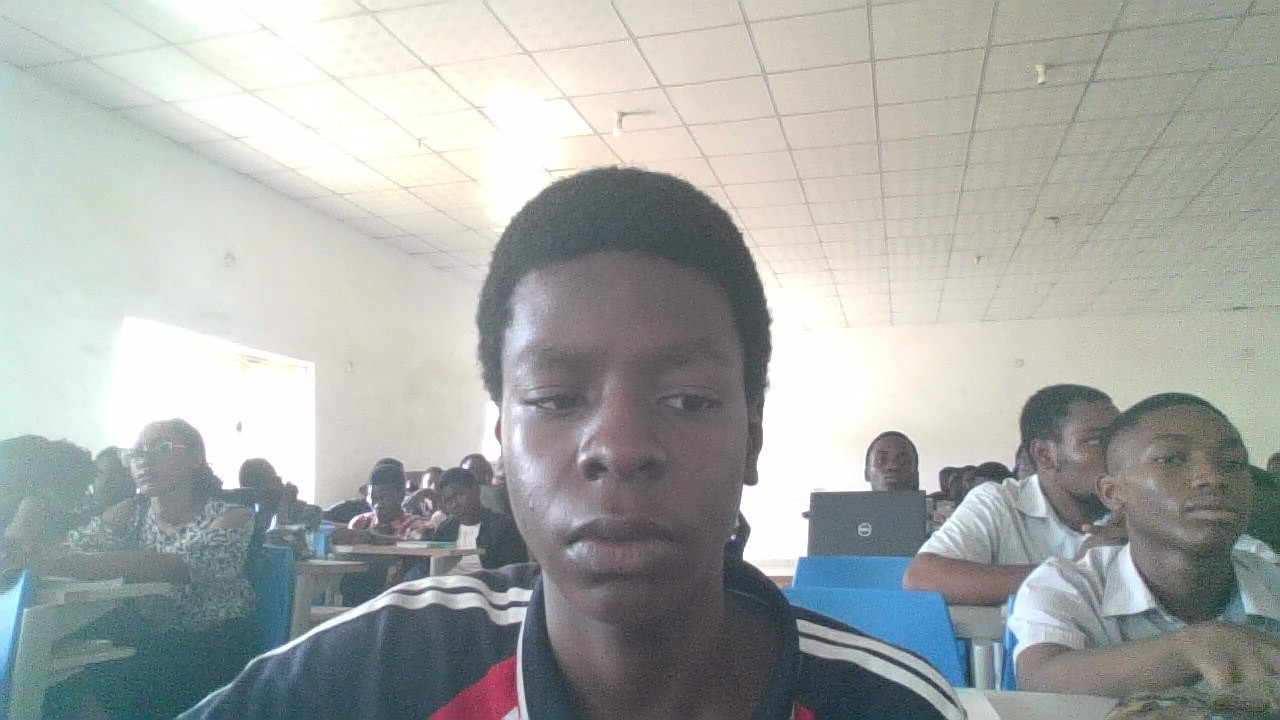
#> input picture john/ben.jpg, 1280 x 720 px
$ python main.py
#> lines starting #> are read from the running program, lines starting #| are printed output that depends on the picture; after the words box and inside, x2 and y2 are one past the last pixel; in counts of white or black regions, pixels touching at a corner belong together
import cv2

face_haar_cascade = cv2.CascadeClassifier(cv2.data.haarcascades + 'haarcascade_frontalface_default.xml')
image = cv2.imread('ben.jpg')
#> image is the input picture: shape (720, 1280, 3); mean B, G, R 167.8, 170.4, 166.8
gray = cv2.cvtColor(image, cv2.COLOR_BGR2GRAY)
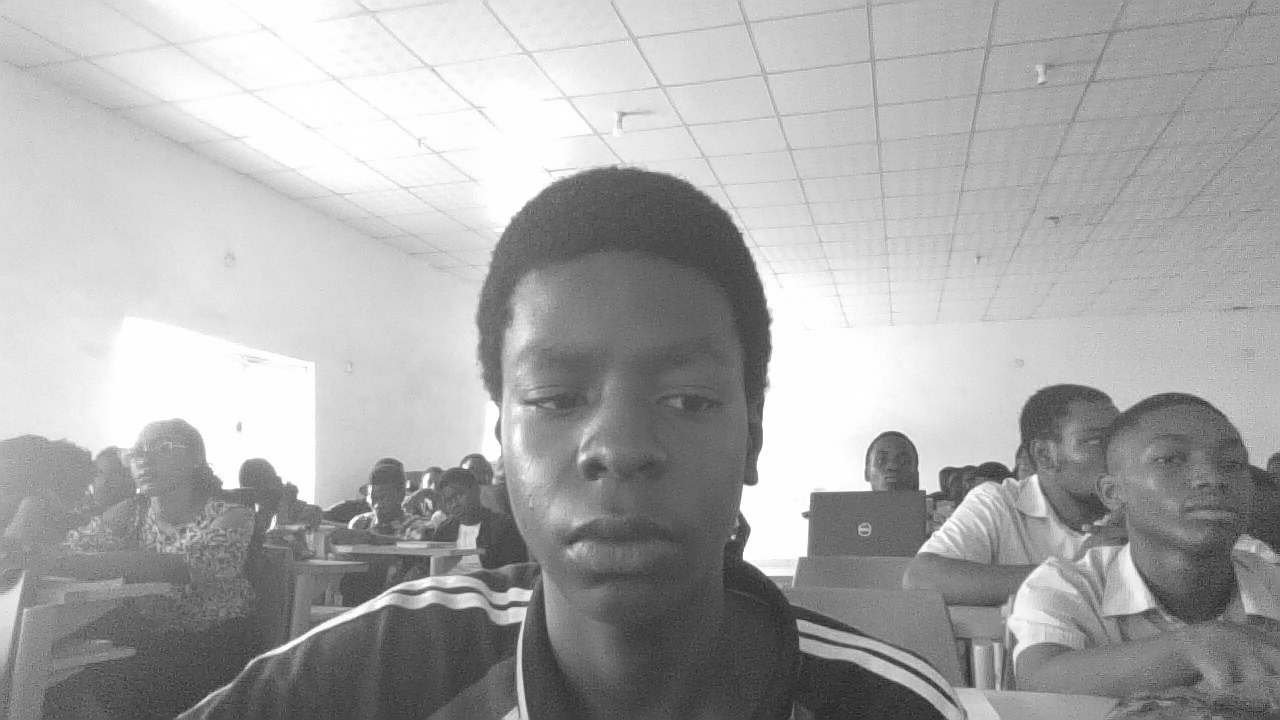
#> gray: shape (720, 1280); min 18, max 255, mean 169
cv2.imshow("Gray", gray)
cv2.waitKey(0)

faces = face_haar_cascade.detectMultiScale(gray, 1.1, 4)
#> faces = [[535, 62, 95, 95], [463, 269, 310, 310]]

for (x,y,w,h) in faces:
    cv2.rectangle(image, (x,y), (x+w, y+h),(0, 255, 0), 5)
#> this loop made 2 passes
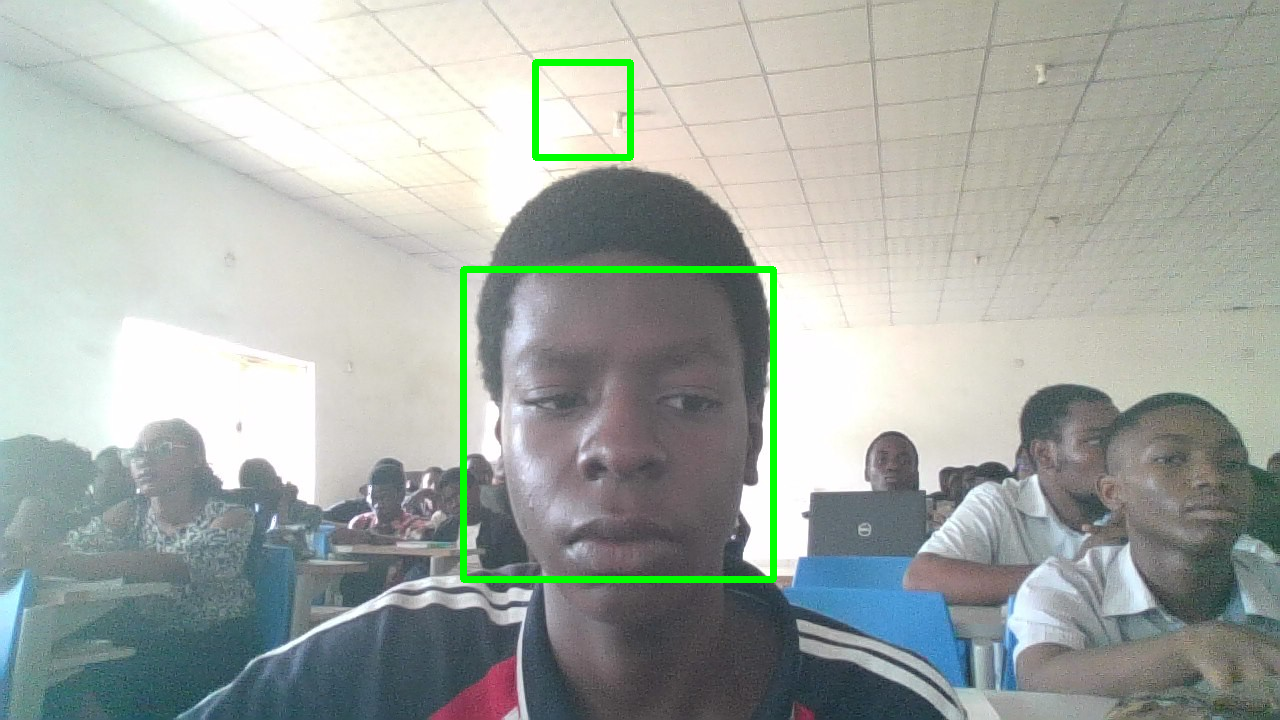
#> image: shape (720, 1280, 3); 1.23% of pixels changed, all inside (x1, y1, x2, y2) = (460, 59, 777, 583)

cv2.imshow("Faces", image)
cv2.waitKey(0)
cv2.destroyAllWindows()
